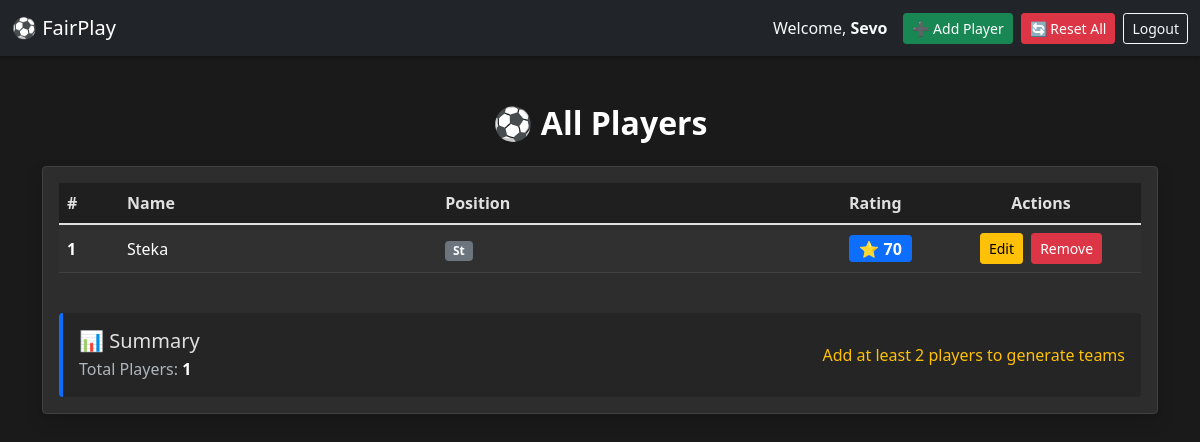
Before: /players/ (signed in) with the older database file.
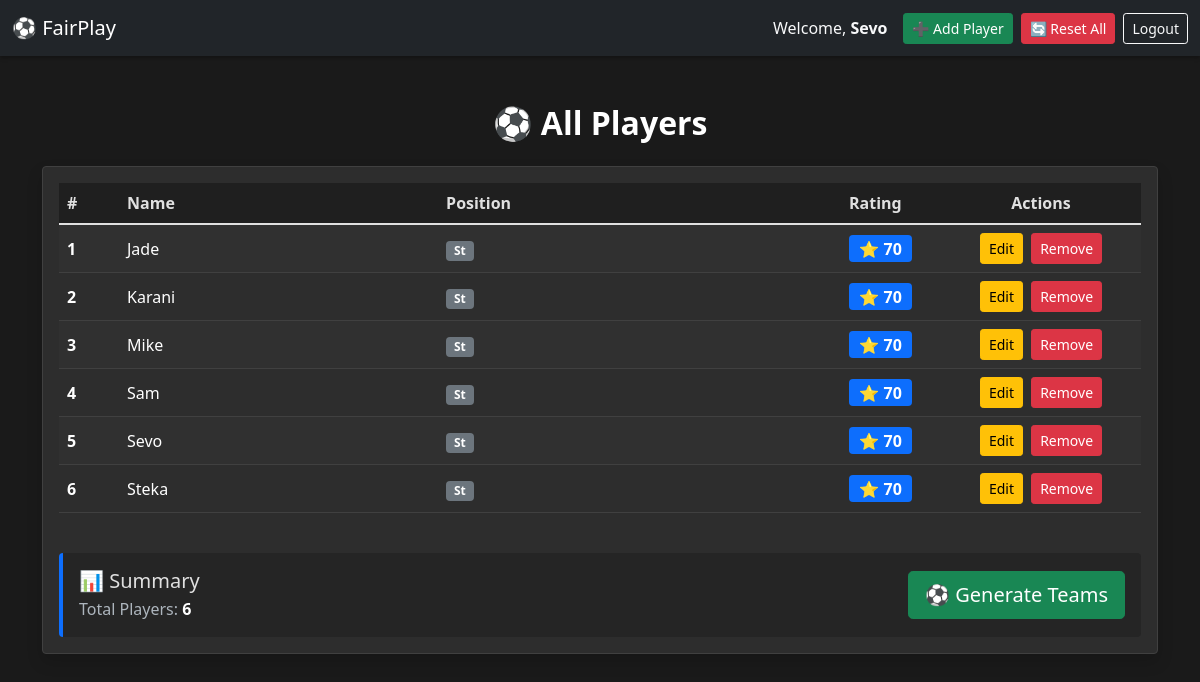
After: the same page with the newer database file.
### fair_play/models.py (models this page shows, shortened)
class Player(models.Model):
    class Position(models.TextChoices):
        ST = 'Striker'
        DF = 'Defender'
        MD = 'MidFielder'
        GK = 'GoalKeeper'
    user = models.ForeignKey(User, on_delete=models.CASCADE, related_name='players')
    owner = models.ForeignKey(User, on_delete=models.CASCADE, related_name='owned_players')
    position = models.CharField(
        max_length = 10,
        choices=Position.choices
    )
    rating = models.IntegerField(
        default=70,
        validators=[MinValueValidator(50), MaxValueValidator(100)],
        help_text="Player skill rating (50-100)"
    )
    team = models.ForeignKey('Team', on_delete=models.SET_NULL, null= True, blank=True, related_name='players')
    @property
    def name(self):
        return self.user.username
    class Meta:
        ordering = ['user__username']

### fair_play/views.py (the view)
# urls.py: path('players/', views.PlayerListView.as_view(), name='playerslist'),
class PlayerListView(LoginRequiredMixin, ListView):
    model = Player
    template_name = 'playerslist.html'
    context_object_name = 'players'
    def get_queryset(self):
        return Player.objects.filter(owner=self.request.user)

### fair_play/templates/playerslist.html (shortened to what this page needs)
<!DOCTYPE html>
<html lang="en" data-bs-theme="dark">
<head>
    <link href="https://cdn.jsdelivr.net/npm/bootstrap@5.1.3/dist/css/bootstrap.min.css" rel="stylesheet">
</head>
<body>
    <nav class="navbar navbar-dark bg-dark">
        <div class="container-fluid">
            <a class="navbar-brand" href="{% url 'index' %}">⚽ FairPlay</a>
            <div class="d-flex align-items-center">
                {% if user.is_authenticated %}
                    <span class="text-light me-3">Welcome, <strong>{{ user.username }}</strong></span>
                    <a href="{% url 'playeradd' %}" class="btn btn-success btn-sm me-2">➕ Add Player</a>
                    <a href="{% url 'reset' %}" class="btn btn-danger btn-sm me-2">🔄 Reset All</a>
                    <a href="{% url 'logout' %}" class="btn btn-outline-light btn-sm">Logout</a>
                {% else %}
                    <a href="{% url 'login' %}" class="btn btn-outline-light btn-sm me-2">Login</a>
                    <a href="{% url 'register' %}" class="btn btn-primary btn-sm">Register</a>
                {% endif %}
            </div>
        </div>
    </nav>
    <div class="container mt-5">
        <h2 class="text-center mb-4">⚽ All Players</h2>
        <div class="row">
            <div class="col">
                <div class="card shadow">
                    <div class="card-body">
                        {% if players %}
                            <div class="table-responsive">
                                <table class="table table-striped table-hover align-middle">
                                    <thead>
                                        <tr>
                                            <th style="width: 60px;">#</th>
                                            <th>Name</th>
                                            <th>Position</th>
                                            <th style="width: 100px;">Rating</th>
                                            <th style="width: 200px;" class="text-center">Actions</th>
                                        </tr>
                                    </thead>
                                    <tbody>
                                        {% for player in players %}
                                            <tr>
                                                <td class="fw-bold">{{ forloop.counter }}</td>
                                                <td class="fw-semibold">{{ player.name }}</td>
                                                <td>
                                                    <span class="badge bg-secondary">{{ player.get_position_display }}</span>
                                                </td>
                                                <td>
                                                    <span class="badge bg-primary fs-6">⭐ {{ player.rating }}</span>
                                                </td>
                                                <td class="text-center">
                                                    <a href="{% url 'playerupdate' player.pk %}" class="btn btn-sm btn-warning me-1" title="Update">
                                                        Edit
                                                    </a>
                                                    <a href="{% url 'playerdelete' player.pk %}" class="btn btn-sm btn-danger" title="Remove">
                                                        Remove
                                                    </a>
                                                </td>
                                            </tr>
                                        {% endfor %}
                                    </tbody>
                                </table>
                            </div>
                            <div class="mt-4 p-3 rounded" style="background-color: #252525; border-left: 4px solid #0d6efd;">
                                <div class="d-flex justify-content-between align-items-center flex-wrap gap-3">
                                    <div>
                                        <h5 class="mb-1">📊 Summary</h5>
                                        <p class="text-muted mb-0">Total Players: <strong class="text-white">{{ players.count }}</strong></p>
                                    </div>
                                    {% if players.count >= 2 %}
                                        <a href="{% url 'team_form' %}" class="btn btn-success btn-lg">
                                            ⚽ Generate Teams
                                        </a>
                                    {% else %}
                                        <span class="text-warning">Add at least 2 players to generate teams</span>
                                    {% endif %}
                                </div>
                            </div>
                        {% else %}
                            <div class="alert alert-info text-center py-5">
                                <h4 class="mb-3">🏆 No players yet!</h4>
                                <p class="mb-4">Start building your team by adding your first player.</p>
                                <a href="{% url 'playeradd' %}" class="btn btn-primary btn-lg">➕ Add Your First Player</a>
                            </div>
                        {% endif %}
                    </div>
                </div>
            </div>
        </div>
    </div>
</body>
</html>

### fair_play/templates/playerslist.html (style rules this page uses)
body { background-color: #1a1a1a; color: #e0e0e0; min-height: 100vh; }
.card { background-color: #2d2d2d; border-color: #404040; }
.table { color: #e0e0e0; }
.table tbody td { color: #ffffff !important; }
.table-striped tbody tr:nth-of-type(odd) { background-color: #333333; }
.table-striped tbody tr:nth-of-type(odd) td { color: #ffffff !important; }
.table thead th { background-color: #1f1f1f; color: #e0e0e0; border-color: #404040; }
.table td, .table th { border-color: #404040; }
.badge.bg-primary { background-color: #0d6efd !important; }
.text-muted { color: #adb5bd !important; }
h2 { color: #ffffff; font-weight: 600; }
.btn-warning { color: #000; }
.navbar { box-shadow: 0 2px 4px rgba(0,0,0,0.3); }
.card { box-shadow: 0 4px 6px rgba(0,0,0,0.3); }

Changed rows visible on the page:
added Player: name "Jade", position "St", rating "70"
added Player: name "Karani", position "St", rating "70"
added Player: name "Mike", position "St", rating "70"
added Player: name "Sam", position "St", rating "70"
added Player: name "Sevo", position "St", rating "70"
Other visible differences:
{{ players.count }}: "1" → "6"
text no longer shown: "Add at least 2 players to generate teams"
text now shown: "⚽ Generate Teams"
